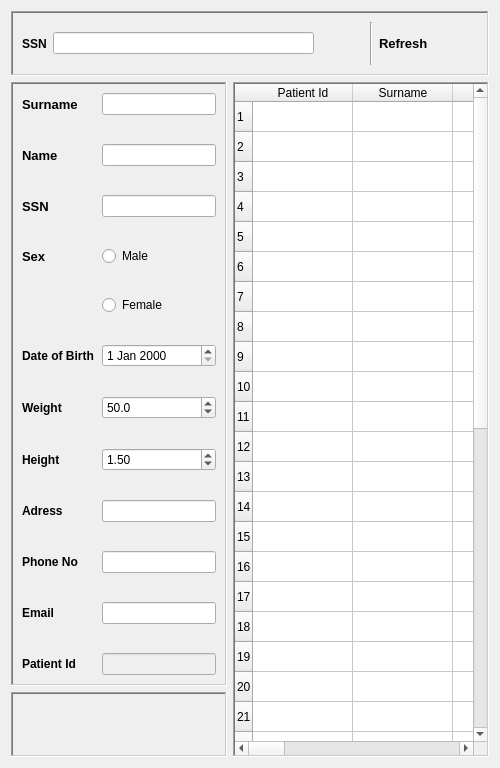
      <widget class="QWidget" name="registrationTab">
       <attribute name="title">
        <string>Patients</string>
       </attribute>
       <layout class="QGridLayout" name="gridLayout_2">
        <item row="2" column="1" rowspan="2">
         <widget class="QTableWidget" name="patientTable">
          <property name="enabled">
           <bool>true</bool>
          </property>
          <property name="sizePolicy">
           <sizepolicy hsizetype="Expanding" vsizetype="Expanding">
            <horstretch>3</horstretch>
            <verstretch>0</verstretch>
           </sizepolicy>
          </property>
          <property name="mouseTracking">
           <bool>false</bool>
          </property>
          <property name="tabletTracking">
           <bool>false</bool>
          </property>
          <property name="frameShape">
           <enum>QFrame::WinPanel</enum>
          </property>
          <property name="editTriggers">
           <set>QAbstractItemView::AnyKeyPressed|QAbstractItemView::EditKeyPressed</set>
          </property>
          <property name="rowCount">
           <number>40</number>
          </property>
          <attribute name="horizontalHeaderCascadingSectionResizes">
           <bool>true</bool>
          </attribute>
          <attribute name="horizontalHeaderStretchLastSection">
           <bool>true</bool>
          </attribute>
          <row/>
          <row/>
          <row/>
          <row/>
          <row/>
          <row/>
          <row/>
          <row/>
          <row/>
          <row/>
          <row/>
          <row/>
          <row/>
          <row/>
          <row/>
          <row/>
          <row/>
          <row/>
          <row/>
          <row/>
          <row/>
          <row/>
          <row/>
          <row/>
          <row/>
          <row/>
          <row/>
          <row/>
          <row/>
          <row/>
          <row/>
          <row/>
          <row/>
          <row/>
          <row/>
          <row/>
          <row/>
          <row/>
          <row/>
          <row/>
          <column>
           <property name="text">
            <string>Patient Id</string>
           </property>
          </column>
          <column>
           <property name="text">
            <string>Surname</string>
           </property>
          </column>
          <column>
           <property name="text">
            <string>Name</string>
           </property>
          </column>
          <column>
           <property name="text">
            <string>SSN</string>
           </property>
          </column>
          <column>
           <property name="text">
            <string>Sex</string>
           </property>
          </column>
          <column>
           <property name="text">
            <string>Date of birth</string>
           </property>
          </column>
          <column>
           <property name="text">
            <string>Weight</string>
           </property>
          </column>
          <column>
           <property name="text">
            <string>Height</string>
           </property>
          </column>
          <column>
           <property name="text">
            <string>BMI</string>
           </property>
          </column>
          <column>
           <property name="text">
            <string>Adress</string>
           </property>
          </column>
          <column>
           <property name="text">
            <string>Phone No</string>
           </property>
          </column>
          <column>
           <property name="text">
            <string>Email</string>
           </property>
          </column>
         </widget>
        </item>
        <item row="2" column="0">
         <widget class="QFrame" name="formFrame">
          <property name="sizePolicy">
           <sizepolicy hsizetype="Preferred" vsizetype="Expanding">
            <horstretch>0</horstretch>
            <verstretch>20</verstretch>
           </sizepolicy>
          </property>
          <property name="frameShape">
           <enum>QFrame::WinPanel</enum>
          </property>
          <property name="frameShadow">
           <enum>QFrame::Sunken</enum>
          </property>
          <layout class="QFormLayout" name="formLayout">
           <property name="horizontalSpacing">
            <number>8</number>
           </property>
           <property name="verticalSpacing">
            <number>29</number>
           </property>
           <item row="0" column="0">
            <widget class="QLabel" name="surnameLabel">
             <property name="sizePolicy">
              <sizepolicy hsizetype="Preferred" vsizetype="Preferred">
               <horstretch>0</horstretch>
               <verstretch>0</verstretch>
              </sizepolicy>
             </property>
             <property name="font">
              <font>
               <family>Segoe UI</family>
               <pointsize>10</pointsize>
               <weight>75</weight>
               <bold>true</bold>
              </font>
             </property>
             <property name="text">
              <string>Surname</string>
             </property>
             <property name="margin">
              <number>0</number>
             </property>
             <property name="indent">
              <number>-1</number>
             </property>
            </widget>
           </item>
           <item row="0" column="1">
            <widget class="QLineEdit" name="surnameEdit">
             <property name="sizePolicy">
              <sizepolicy hsizetype="Expanding" vsizetype="Expanding">
               <horstretch>0</horstretch>
               <verstretch>0</verstretch>
              </sizepolicy>
             </property>
            </widget>
           </item>
           <item row="1" column="0">
            <widget class="QLabel" name="nameLabel">
             <property name="sizePolicy">
              <sizepolicy hsizetype="Preferred" vsizetype="Preferred">
               <horstretch>0</horstretch>
               <verstretch>0</verstretch>
              </sizepolicy>
             </property>
             <property name="font">
              <font>
               <family>Segoe UI</family>
               <pointsize>10</pointsize>
               <weight>75</weight>
               <bold>true</bold>
              </font>
             </property>
             <property name="text">
              <string>Name</string>
             </property>
             <property name="margin">
              <number>0</number>
             </property>
             <property name="indent">
              <number>-1</number>
             </property>
            </widget>
           </item>
           <item row="1" column="1">
            <widget class="QLineEdit" name="nameEdit">
             <property name="sizePolicy">
              <sizepolicy hsizetype="Expanding" vsizetype="Expanding">
               <horstretch>0</horstretch>
               <verstretch>0</verstretch>
              </sizepolicy>
             </property>
            </widget>
           </item>
           <item row="2" column="0">
            <widget class="QLabel" name="ssnLabel_2">
             <property name="sizePolicy">
              <sizepolicy hsizetype="Preferred" vsizetype="Preferred">
               <horstretch>0</horstretch>
               <verstretch>0</verstretch>
              </sizepolicy>
             </property>
             <property name="font">
              <font>
               <family>Segoe UI</family>
               <pointsize>10</pointsize>
               <weight>75</weight>
               <bold>true</bold>
              </font>
             </property>
             <property name="text">
              <string>SSN</string>
             </property>
             <property name="margin">
              <number>0</number>
             </property>
             <property name="indent">
              <number>-1</number>
             </property>
            </widget>
           </item>
           <item row="2" column="1">
            <widget class="QLineEdit" name="ssnEdit_2">
             <property name="sizePolicy">
              <sizepolicy hsizetype="Expanding" vsizetype="Expanding">
               <horstretch>0</horstretch>
               <verstretch>0</verstretch>
              </sizepolicy>
             </property>
            </widget>
           </item>
           <item row="3" column="0">
            <widget class="QLabel" name="sexLabel">
             <property name="sizePolicy">
              <sizepolicy hsizetype="Preferred" vsizetype="Preferred">
               <horstretch>0</horstretch>
               <verstretch>0</verstretch>
              </sizepolicy>
             </property>
             <property name="font">
              <font>
               <family>Segoe UI</family>
               <pointsize>10</pointsize>
               <weight>75</weight>
               <bold>true</bold>
              </font>
             </property>
             <property name="text">
              <string>Sex</string>
             </property>
             <property name="margin">
              <number>0</number>
             </property>
             <property name="indent">
              <number>-1</number>
             </property>
            </widget>
           </item>
           <item row="3" column="1">
            <widget class="QRadioButton" name="maleRadioButton">
             <property name="font">
              <font>
               <family>Segoe UI</family>
              </font>
             </property>
             <property name="text">
              <string>Male</string>
             </property>
            </widget>
           </item>
           <item row="4" column="1">
            <widget class="QRadioButton" name="femaleRadioButton">
             <property name="font">
              <font>
               <family>Segoe UI</family>
              </font>
             </property>
             <property name="text">
              <string>Female</string>
             </property>
            </widget>
           </item>
           <item row="5" column="0">
            <widget class="QLabel" name="bdateLabel">
             <property name="font">
              <font>
               <weight>75</weight>
               <bold>true</bold>
              </font>
             </property>
             <property name="text">
              <string>Date of Birth</string>
             </property>
            </widget>
           </item>
           <item row="6" column="0">
            <widget class="QLabel" name="weightLabel">
             <property name="font">
              <font>
               <weight>75</weight>
               <bold>true</bold>
              </font>
             </property>
             <property name="text">
              <string>Weight</string>
             </property>
            </widget>
           </item>
           <item row="7" column="0">
            <widget class="QLabel" name="heightLabel">
             <property name="font">
              <font>
               <weight>75</weight>
               <bold>true</bold>
              </font>
             </property>
             <property name="text">
              <string>Height</string>
             </property>
            </widget>
           </item>
           <item row="5" column="1">
            <widget class="QDateEdit" name="bdateEdit">
             <property name="sizePolicy">
              <sizepolicy hsizetype="Minimum" vsizetype="Expanding">
               <horstretch>0</horstretch>
               <verstretch>0</verstretch>
              </sizepolicy>
             </property>
            </widget>
           </item>
           <item row="6" column="1">
            <widget class="QDoubleSpinBox" name="weightSpinBox">
             <property name="sizePolicy">
              <sizepolicy hsizetype="Minimum" vsizetype="Expanding">
               <horstretch>0</horstretch>
               <verstretch>0</verstretch>
              </sizepolicy>
             </property>
             <property name="decimals">
              <number>1</number>
             </property>
             <property name="minimum">
              <double>35.000000000000000</double>
             </property>
             <property name="maximum">
              <double>250.000000000000000</double>
             </property>
             <property name="value">
              <double>50.000000000000000</double>
             </property>
            </widget>
           </item>
           <item row="7" column="1">
            <widget class="QDoubleSpinBox" name="heightSpinBox">
             <property name="sizePolicy">
              <sizepolicy hsizetype="Minimum" vsizetype="Expanding">
               <horstretch>0</horstretch>
               <verstretch>0</verstretch>
              </sizepolicy>
             </property>
             <property name="minimum">
              <double>1.000000000000000</double>
             </property>
             <property name="maximum">
              <double>2.400000000000000</double>
             </property>
             <property name="singleStep">
              <double>0.010000000000000</double>
             </property>
             <property name="value">
              <double>1.500000000000000</double>
             </property>
            </widget>
           </item>
           <item row="8" column="0">
            <widget class="QLabel" name="adressLabel">
             <property name="font">
              <font>
               <weight>75</weight>
               <bold>true</bold>
              </font>
             </property>
             <property name="text">
              <string>Adress</string>
             </property>
            </widget>
           </item>
           <item row="9" column="0">
            <widget class="QLabel" name="phoneLabel">
             <property name="font">
              <font>
               <weight>75</weight>
               <bold>true</bold>
              </font>
             </property>
             <property name="text">
              <string>Phone No</string>
             </property>
            </widget>
           </item>
           <item row="10" column="0">
            <widget class="QLabel" name="emailLabel">
             <property name="font">
              <font>
               <weight>75</weight>
               <bold>true</bold>
              </font>
             </property>
             <property name="text">
              <string>Email</string>
             </property>
            </widget>
           </item>
           <item row="11" column="0">
            <widget class="QLabel" name="patientIdLabel">
             <property name="font">
              <font>
               <weight>75</weight>
               <bold>true</bold>
              </font>
             </property>
             <property name="text">
              <string>Patient Id</string>
             </property>
            </widget>
           </item>
           <item row="8" column="1">
            <widget class="QLineEdit" name="adressEdit">
             <property name="sizePolicy">
              <sizepolicy hsizetype="Expanding" vsizetype="Expanding">
               <horstretch>0</horstretch>
               <verstretch>0</verstretch>
              </sizepolicy>
             </property>
            </widget>
           </item>
           <item row="9" column="1">
            <widget class="QLineEdit" name="phoneEdit">
             <property name="sizePolicy">
              <sizepolicy hsizetype="Expanding" vsizetype="Expanding">
               <horstretch>0</horstretch>
               <verstretch>0</verstretch>
              </sizepolicy>
             </property>
            </widget>
           </item>
           <item row="10" column="1">
            <widget class="QLineEdit" name="emailEdit">
             <property name="sizePolicy">
              <sizepolicy hsizetype="Expanding" vsizetype="Expanding">
               <horstretch>0</horstretch>
               <verstretch>0</verstretch>
              </sizepolicy>
             </property>
            </widget>
           </item>
           <item row="11" column="1">
            <widget class="QLineEdit" name="patientIdEdit">
             <property name="enabled">
              <bool>false</bool>
             </property>
             <property name="readOnly">
              <bool>false</bool>
             </property>
            </widget>
           </item>
          </layout>
         </widget>
        </item>
        <item row="3" column="0">
         <widget class="QFrame" name="crudFrame">
          <property name="sizePolicy">
           <sizepolicy hsizetype="Preferred" vsizetype="Preferred">
            <horstretch>0</horstretch>
            <verstretch>0</verstretch>
           </sizepolicy>
          </property>
          <property name="frameShape">
           <enum>QFrame::WinPanel</enum>
          </property>
          <property name="frameShadow">
           <enum>QFrame::Sunken</enum>
          </property>
          <layout class="QHBoxLayout" name="horizontalLayout">
           <item>
            <widget class="QToolButton" name="saveButton">
             <property name="toolTip">
              <string>Save an entry (ctrl+S)</string>
             </property>
             <property name="text">
              <string/>
             </property>
             <property name="icon">
              <iconset resource="icons.qrc">
               <normaloff>:/icons/icons8-save-144.png</normaloff>:/icons/icons8-save-144.png</iconset>
             </property>
             <property name="iconSize">
              <size>
               <width>36</width>
               <height>36</height>
              </size>
             </property>
             <property name="shortcut">
              <string>Ctrl+S</string>
             </property>
             <property name="autoRaise">
              <bool>true</bool>
             </property>
            </widget>
           </item>
           <item>
            <widget class="QToolButton" name="deleteButton">
             <property name="toolTip">
              <string>Delete an entry (ctrl+Del)</string>
             </property>
             <property name="whatsThis">
              <string/>
             </property>
             <property name="text">
              <string/>
             </property>
             <property name="icon">
              <iconset resource="icons.qrc">
               <normaloff>:/icons/icons8-trash-can-48.png</normaloff>:/icons/icons8-trash-can-48.png</iconset>
             </property>
             <property name="iconSize">
              <size>
               <width>36</width>
               <height>36</height>
              </size>
             </property>
             <property name="shortcut">
              <string>Ctrl+Del</string>
             </property>
             <property name="autoRaise">
              <bool>true</bool>
             </property>
            </widget>
           </item>
           <item>
            <widget class="QToolButton" name="updateButton">
             <property name="toolTip">
              <string>Update an entry (ctrl+U)</string>
             </property>
             <property name="text">
              <string/>
             </property>
             <property name="icon">
              <iconset resource="icons.qrc">
               <normaloff>:/icons/icons8-update-48.png</normaloff>:/icons/icons8-update-48.png</iconset>
             </property>
             <property name="iconSize">
              <size>
               <width>36</width>
               <height>36</height>
              </size>
             </property>
             <property name="shortcut">
              <string>Ctrl+U</string>
             </property>
             <property name="autoRaise">
              <bool>true</bool>
             </property>
            </widget>
           </item>
           <item>
            <widget class="QToolButton" name="clearButton">
             <property name="toolTip">
              <string>Clear entry fields (ctrl+Z)</string>
             </property>
             <property name="text">
              <string/>
             </property>
             <property name="icon">
              <iconset resource="icons.qrc">
               <normaloff>:/icons/icons8-broom-48.png</normaloff>:/icons/icons8-broom-48.png</iconset>
             </property>
             <property name="iconSize">
              <size>
               <width>36</width>
               <height>36</height>
              </size>
             </property>
             <property name="shortcut">
              <string>Ctrl+Z</string>
             </property>
             <property name="autoRaise">
              <bool>true</bool>
             </property>
            </widget>
           </item>
          </layout>
         </widget>
        </item>
        <item row="0" column="0" colspan="2">
         <widget class="QFrame" name="searchFrame">
          <property name="sizePolicy">
           <sizepolicy hsizetype="Expanding" vsizetype="Fixed">
            <horstretch>0</horstretch>
            <verstretch>0</verstretch>
           </sizepolicy>
          </property>
          <property name="acceptDrops">
           <bool>true</bool>
          </property>
          <property name="frameShape">
           <enum>QFrame::WinPanel</enum>
          </property>
          <property name="frameShadow">
           <enum>QFrame::Sunken</enum>
          </property>
          <layout class="QHBoxLayout" name="horizontalLayout_2">
           <item>
            <widget class="QLabel" name="ssnLabel">
             <property name="font">
              <font>
               <weight>75</weight>
               <bold>true</bold>
              </font>
             </property>
             <property name="text">
              <string>SSN</string>
             </property>
            </widget>
           </item>
           <item>
            <widget class="QLineEdit" name="ssnEdit">
             <property name="alignment">
              <set>Qt::AlignCenter</set>
             </property>
            </widget>
           </item>
           <item>
            <widget class="QToolButton" name="searchButton">
             <property name="toolTip">
              <string>Search patient (ctrl+F)</string>
             </property>
             <property name="toolTipDuration">
              <number>-1</number>
             </property>
             <property name="text">
              <string/>
             </property>
             <property name="icon">
              <iconset resource="icons.qrc">
               <normaloff>:/icons/icons8-search-64.png</normaloff>:/icons/icons8-search-64.png</iconset>
             </property>
             <property name="iconSize">
              <size>
               <width>36</width>
               <height>36</height>
              </size>
             </property>
             <property name="shortcut">
              <string>Ctrl+F</string>
             </property>
             <property name="toolButtonStyle">
              <enum>Qt::ToolButtonIconOnly</enum>
             </property>
             <property name="autoRaise">
              <bool>true</bool>
             </property>
            </widget>
           </item>
           <item>
            <widget class="Line" name="line">
             <property name="orientation">
              <enum>Qt::Vertical</enum>
             </property>
            </widget>
           </item>
           <item>
            <widget class="QLabel" name="refreshLabel">
             <property name="font">
              <font>
               <family>Segoe UI</family>
               <pointsize>10</pointsize>
               <weight>75</weight>
               <bold>true</bold>
              </font>
             </property>
             <property name="text">
              <string>Refresh</string>
             </property>
            </widget>
           </item>
           <item>
            <widget class="QToolButton" name="refreshButton">
             <property name="toolTip">
              <string>Refresh patient list (F5)</string>
             </property>
             <property name="text">
              <string/>
             </property>
             <property name="icon">
              <iconset resource="icons.qrc">
               <normaloff>:/icons/icons8-restart-48.png</normaloff>:/icons/icons8-restart-48.png</iconset>
             </property>
             <property name="iconSize">
              <size>
               <width>36</width>
               <height>36</height>
              </size>
             </property>
             <property name="shortcut">
              <string>F5</string>
             </property>
             <property name="autoRaise">
              <bool>true</bool>
             </property>
            </widget>
           </item>
          </layout>
         </widget>
        </item>
       </layout>
      </widget>
